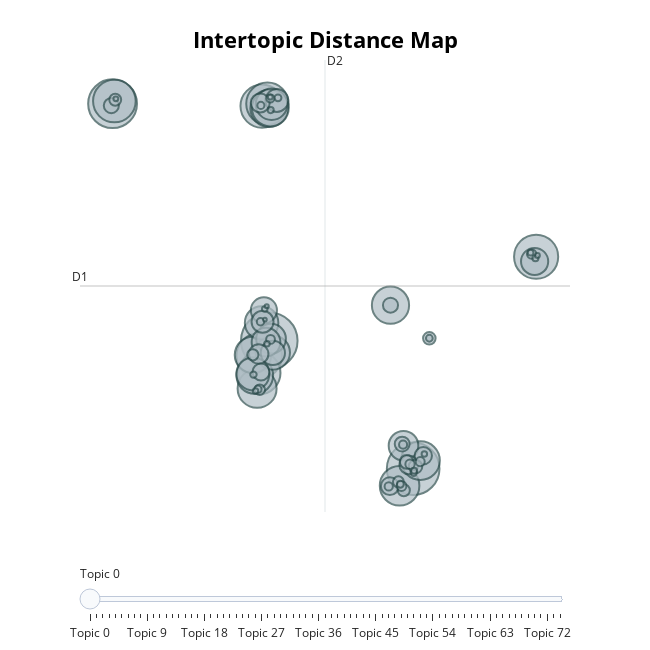

The cell this chart's notebook holds for it:
### Code cell
# 9) Inspect results
info = topic_model_kmeans.get_topic_info()
print(info.head())

# 10) Visualize topics (same as before)
fig = topic_model_kmeans.visualize_topics(custom_labels=False)
# fig.write_html("topics_kmeans.html")
fig
